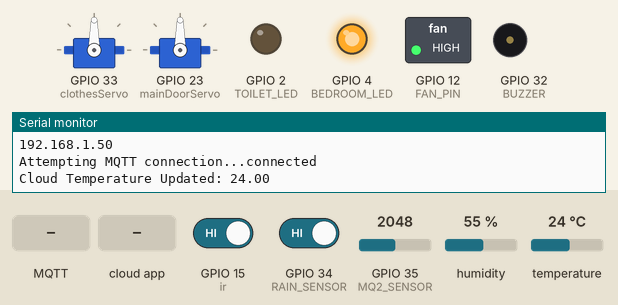
Bench run of a sketch on a simulated ESP32. On the bench: 2 × servo, switched loads named in the sketch (green lamp = pin HIGH), output pins drawn as LEDs (lit = HIGH), buzzer (waves = sounding), the last lines printed to the serial monitor. The inputs (shaded band) are chosen by the test bench; at power-on: temperature 24 °C, GPIO 34 (RAIN_SENSOR) HIGH, GPIO 15 (ir) HIGH, GPIO 35 (MQ2_SENSOR) = 2048, humidity 55 %. WiFi joins after 1.5 s; servers stay silent unless stated; random numbers use the default seed unless the sketch sets one; no MQTT or app messages arrive unless stated.

Above: at 6.5 s.
6.6 s: temperature set to 30.5 °C
12.8 s: temperature set to 31.6 °C
At 15.8 s:
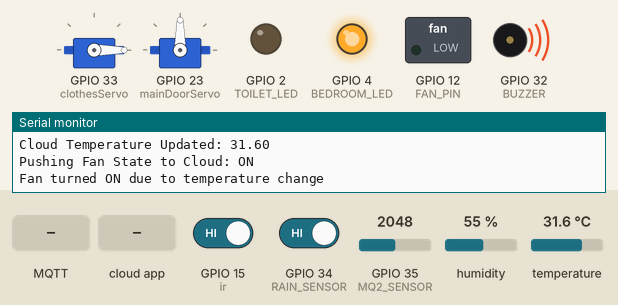
21.7 s: MQTT message "open" arrives on the first subscribed topic
26.9 s: GPIO 34 (RAIN_SENSOR) driven LOW
At 33.7 s:
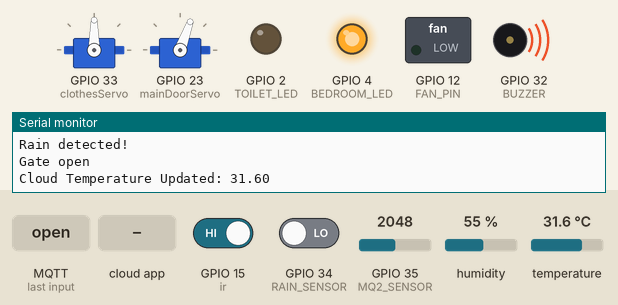
33.9 s: the phone or cloud app sets bedroom_light to 1
At 36.6 s:
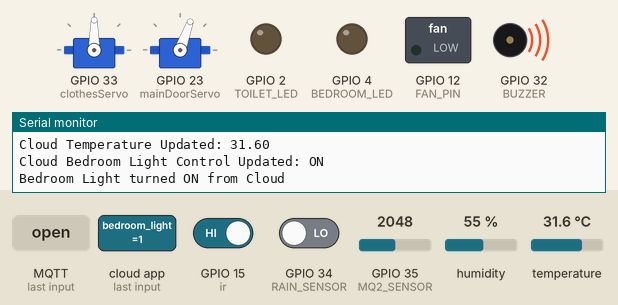
43.4 s: the phone or cloud app sets fan to 0
At 45.6 s:
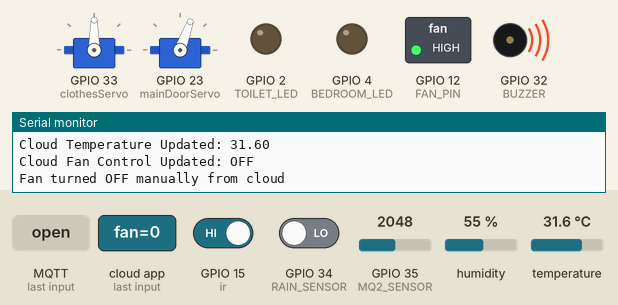
Timing chart, 0 to 53.4 s (numbered marks = the images above; inputs shaded):
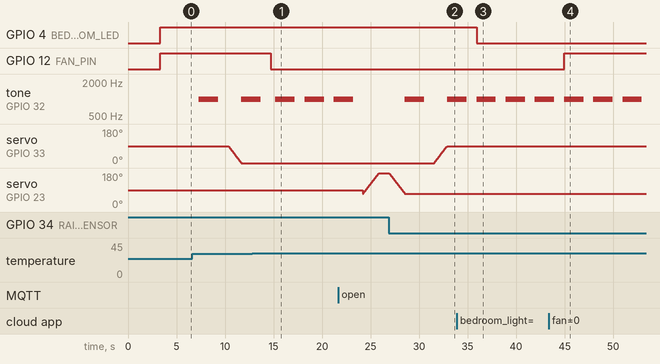

Measured:
- the behaviour switches between 31 and 31.1 °C on temperature (found by bisection; images 0 and 1)
- after the input at 12.8 s, GPIO 12 (FAN_PIN): HIGH → LOW after 1.9 s
- after the input at 26.9 s, servo on GPIO 33 (clothesServo): moves from 0° to 90° over 1.3 s, starting after 4.7 s
- after the input at 33.9 s, GPIO 4 (BEDROOM_LED): HIGH → LOW after 2.0 s
- after the input at 43.4 s, GPIO 12 (FAN_PIN): LOW → HIGH after 1.6 s
- by itself, tone on GPIO 32 (BUZZER): alternates 1000 Hz for 2.0 s and silent for 1.0 s

The sketch:

Home_Automation_nov06a.ino
```cpp
#include "arduino_secrets.h"
/*
  Sketch generated by the Arduino IoT Cloud Thing "Untitled"
  https://create.arduino.cc/cloud/things/edb6a3ea-c106-4669-a2ed-9437959980ba

  Arduino IoT Cloud Variables description

  The following variables are automatically generated and updated when changes are made to the Thing

  CloudSwitch fan;
  CloudSwitch bedroom_light;
  CloudTemperatureSensor temperature;

  Variables which are marked as READ/WRITE in the Cloud Thing will also have functions
  which are called when their values are changed from the Dashboard.
  These functions are generated with the Thing and added at the end of this sketch.
*/

#define BLYNK_TEMPLATE_ID "BLYNK_TEMPLATE_ID"
#define BLYNK_TEMPLATE_NAME "BLYNK_TEMPLATE_NAME"
#define BLYNK_AUTH_TOKEN "BLYNK_AUTH_TOKEN"
#define BLYNK_PRINT Serial

#include "thingProperties.h"
#include <WiFi.h>
#include <PubSubClient.h>
#include <BlynkSimpleEsp32.h>
#include <DHT.h>
#include <ESP32Servo.h>

WiFiClient espClient;
PubSubClient client(espClient);
BlynkTimer timer;

char auth[] = "BLYNK_AUTH_TOKEN";
char ssid[] = "WIFI_SSID";
char pass[] = "WIFI_PASSWORD";

// HiveMQ
const char* mqtt_server = "broker.mqtt-dashboard.com";
const char* unique_identifier = "HiveMQ_CLIENTID";


// Define the pins for RFID
#define SS_PIN 5     // Pin SS untuk ESP32
#define RST_PIN 22   // Pin RST untuk ESP32
#define SCK_PIN 18   // SCK pin untuk ESP32
#define MISO_PIN 21  // MISO pin untuk ESP32
#define MOSI_PIN 19  // MOSI pin untuk ESP32
#define VPIN_RAIN V1
#define VPIN_GAS V4

// define the GPIO connected with Sensors & Buzzer
#define MQ2_SENSOR 35
#define RAIN_SENSOR 34
#define BUZZER 32
// Relay connected to fan
#define FAN_PIN 12
//Connect Out pin to D15 in NODE MCU
#define DHTPIN 27
#define DHTTYPE DHT22
DHT dht(DHTPIN, DHTTYPE);


// Define LED pin
#define BEDROOM_LED 4  // Adjust this to the pin connected to your LED
#define TOILET_LED 2   // Adjust this to the pin connected to your LED


Servo clothesServo;   // Servo for clothes
Servo mainDoorServo;  // Servo for main door
int count = 0;
int CLOSE_ANGLE = 180;  // The closing angle of the servo motor arm
int OPEN_ANGLE = 70;    // The opening angle of the servo motor arm
int MQ2_SENSOR_Value = 0;
int RAIN_SENSOR_Value = 0;
int ir = 15;  // IR sensor pin
int x;

bool gateOpen = true;                         // Keeps track of whether the gate is open or closed
bool isFanOn = false;                         // Track the fan state for hysteresis
bool fanOverride = false;                     // Flag to track fan override state
bool ledOverride = false;                     // Flag to track led override state
bool blynkLedState = false;                   // Track the Blynk led switch state
bool blynkFanState = false;                   // Track the Blynk fan switch state
float temperatureThresholdOn = 31.0;          // Temperature threshold
float temperatureThresholdOff = 25.0;         // Temperature threshold
unsigned long lastTemperatureUpdate = 0;      // Store last update time
const long temperatureUpdateInterval = 2000;  // Update every 2 seconds

void setup() {
  // Initialize serial and wait for port to open:
  Serial.begin(115200);
  // This delay gives the chance to wait for a Serial Monitor without blocking if none is found
  delay(1500);
  WiFi.disconnect(true, true);  // Clear saved WiFi data
  // Initialize WiFi connection
  setup_wifi();  // Function to connect to WiFi

  // Initialize the MQTT client
  client.setServer(mqtt_server, 1883);  // Set the MQTT broker and port
  client.setCallback(callback);         // Set the MQTT message handler function

  Blynk.begin(auth, ssid, pass);
  dht.begin();

  pinMode(ir, INPUT);

  pinMode(BEDROOM_LED, OUTPUT);
  digitalWrite(BEDROOM_LED, HIGH);  // Initialize BEDROOM_LED as OFF

  pinMode(TOILET_LED, OUTPUT);
  digitalWrite(TOILET_LED, LOW);  // Initialize TOILET_LED as OFF

  pinMode(FAN_PIN, OUTPUT);
  digitalWrite(FAN_PIN, HIGH);  // Start with fan off

  pinMode(MQ2_SENSOR, INPUT);
  pinMode(RAIN_SENSOR, INPUT);
  pinMode(BUZZER, OUTPUT);

  clothesServo.attach(33);   // Attach clothes servo to pin 33
  mainDoorServo.attach(23);  // Attach main door servo to pin 23

  delay(2000);  // Give time for the sensor to stabilize

  // Set up a timer to check the IR sensor every 500 ms
  timer.setInterval(500L, checkIRSensor);
  timer.setInterval(2000L, handleGasSensor);
  timer.setInterval(2000L, handleRainSensor);

  // Defined in thingProperties.h
  initProperties();

  // Connect to Arduino IoT Cloud
  ArduinoCloud.begin(ArduinoIoTPreferredConnection);

  /*
     The following function allows you to obtain more information
     related to the state of network and IoT Cloud connection and errors
     the higher number the more granular information you’ll get.
     The default is 0 (only errors).
     Maximum is 4
 */
  setDebugMessageLevel(2);
  ArduinoCloud.printDebugInfo();
}

void loop() {
  if (!client.connected()) {
    reconnect();
  }
  ArduinoCloud.update();
  // Your code here
  client.loop();  // Keep the MQTT client connected and responsive
  Blynk.run();
  timer.run();  // Run the timer

  // Check if it's time to update temperature
  if (millis() - lastTemperatureUpdate >= temperatureUpdateInterval) {
    lastTemperatureUpdate = millis();  // Reset timer
    onTemperatureChange();  // Manually trigger temperature update
  }
}


/*
  Since LivingRoomLight is READ_WRITE variable, onLivingRoomLightChange() is
  executed every time a new value is received from IoT Cloud.
*/
BLYNK_WRITE(V2) {
  int blynkLedState = param.asInt();
  bedroom_light = blynkLedState;  // Update light state globally

  // Apply change to actual LED
  digitalWrite(BEDROOM_LED, bedroom_light ? LOW : HIGH);
  Serial.println(bedroom_light ? "Bedroom Light turned ON from Blynk" : "Bedroom Light turned OFF from Blynk");
}

void onBedroomLightChange() {
  Serial.print("Cloud Bedroom Light Control Updated: ");
  Serial.println(bedroom_light ? "ON" : "OFF");

  // Apply change to actual LED
  digitalWrite(BEDROOM_LED, bedroom_light ? LOW : HIGH);
  Serial.println(bedroom_light ? "Bedroom Light turned ON from Cloud" : "Bedroom Light turned OFF from Cloud");

  // Sync with Blynk
  Blynk.virtualWrite(V2, bedroom_light ? 1 : 0);
}


/*
  Since Fan is READ_WRITE variable, onFanChange() is
  executed every time a new value is received from IoT Cloud.
*/
void onFanChange() {
  Serial.print("Cloud Fan Control Updated: ");
  Serial.println(fan ? "ON" : "OFF");

  // Manually control fan based on the Cloud fan state, regardless of temperature
  fanOverride = fan;  // Set fanOverride to the value from the Cloud

  if (fanOverride) {
    digitalWrite(FAN_PIN, LOW);  // Turn fan ON
    Blynk.virtualWrite(V3, 1);  // Set Blynk switch to ON if fan is ON
    Serial.println("Fan turned ON manually from cloud");
  } else {
    digitalWrite(FAN_PIN, HIGH);  // Turn fan OFF
    Blynk.virtualWrite(V3, 0);  // Set Blynk switch to OFF if fan is OFF
    Serial.println("Fan turned OFF manually from cloud");
  }

  // Synchronize Blynk with Cloud if fan is manually controlled
  if (!fanOverride) {  // Only update Blynk if no manual override
    Blynk.virtualWrite(V3, fan ? 1 : 0);
  }
}

void pushFanStateToCloud() {
  Serial.print("Pushing Fan State to Cloud: ");
  Serial.println(fan ? "ON" : "OFF");

  // Manually trigger the cloud update
  ArduinoCloud.update();  // Ensures fan state is sent to Google Cloud
}


/*
  Since Temperature is READ_WRITE variable, onTemperatureChange() is
  executed every time a new value is received from IoT Cloud.
*/

void onTemperatureChange() {
  float h = dht.readHumidity();
  float t = dht.readTemperature();

  if (isnan(h) || isnan(t)) {
    Serial.println("Failed to read from DHT sensor!");
    return;
  }

  // Send data to Blynk
  Blynk.virtualWrite(V0, t);
  // Only update the cloud temperature variable
  temperature = t;  // Sync temperature with cloud
  Serial.print("Cloud Temperature Updated: ");
  Serial.println(temperature);

  // Use temperature to control the fan if Blynk override is OFF
  if (!fanOverride) {
    if (temperature > temperatureThresholdOn && !isFanOn) {
      digitalWrite(FAN_PIN, LOW);  // Turn fan ON
      isFanOn = true;              // Update fan state

      if (fan != true) {           // Only update if value is different
        fan = true;                // Update cloud fan state
        delay(500);                 // Small delay to ensure cloud processes change
        pushFanStateToCloud();      // Force update to cloud
      }

      Blynk.virtualWrite(V3, 1);   // Set Blynk switch to ON
      Serial.println("Fan turned ON due to temperature change");
    } else if (temperature < temperatureThresholdOff && isFanOn) {
      digitalWrite(FAN_PIN, HIGH);  // Turn fan OFF
      isFanOn = false;              // Update fan state

      if (fan != false) {           // Only update if value is different
        fan = false;                // Update cloud fan state
        delay(500);                 // Small delay to ensure cloud processes change
        pushFanStateToCloud();      // Force update to cloud
      }

      Blynk.virtualWrite(V3, 0);   // Set Blynk switch to OFF
      Serial.println("Fan turned OFF due to temperature change");
    }
  }
}


// Blynk write function for virtual pin V3 (linked to the fan)
BLYNK_WRITE(V3) {
  blynkFanState = param.asInt();  // Update blynkSwitchState based on Blynk switch (0 = off, 1 = on)
  fan = blynkFanState;    // Set fanOverride flag based on switch

  digitalWrite(FAN_PIN, fan ? LOW : HIGH);

  // Synchronize the Cloud state with Blynk when fan is controlled by Blynk
  if (!fanOverride) {
    Blynk.virtualWrite(V3, blynkFanState);  // Sync with cloud if fan is manually controlled from Blynk
  } else {
    Blynk.virtualWrite(V3, blynkFanState);  // Ensure the Blynk state matches the manual control
  }

  Serial.print("Fan Override: ");
  Serial.println(fan ? "ON" : "OFF");
}

void handleGasSensor() {
  // Read and map MQ2 sensor value to a percentage
  MQ2_SENSOR_Value = map(analogRead(MQ2_SENSOR), 0, 4095, 0, 100);

  // Trigger the buzzer if gas concentration is above threshold
  if (MQ2_SENSOR_Value > 15){//50) {
    tone(BUZZER, 1000);
    delay(1500);
    tone(BUZZER, 1000);
    delay(500);
    noTone(BUZZER);
    delay(1000);

    // Log event and update Blynk with gas detected message
    Blynk.logEvent("gas", "Gas Detected!");
  }

  // Send gas sensor data to Blynk
  Blynk.virtualWrite(VPIN_GAS, MQ2_SENSOR_Value);
}

void handleRainSensor() {
  // Read rain sensor value
  RAIN_SENSOR_Value = digitalRead(RAIN_SENSOR);

  if (RAIN_SENSOR_Value == 0) {  // Rain detected
    Serial.println("Rain detected!");

    // Log event and update Blynk with rain detected message
    Blynk.logEvent("rain", "Rain Detected!");
    Blynk.virtualWrite(VPIN_RAIN, "Rain Detected!");

    // Close the gate only if it's open
    // Open the gate only if it's closed
    if (!gateOpen) {
      for (int pos = 0; pos <= 90; pos += 1) {
        clothesServo.write(pos);
        delay(15);
      }
      gateOpen = true;  // Update the gate state to open
      Serial.println("Gate open");
    }
  } else {  // No rain detected
    //Serial.println("No rain detected.");
    Blynk.virtualWrite(VPIN_RAIN, "No Rain Detected.");

    if (gateOpen) {
      for (int pos = 90; pos >= 0; pos -= 1) {
        clothesServo.write(pos);
        delay(15);
      }
      gateOpen = false;  // Update the gate state to closed
      Serial.println("Gate closed");
    }
  }
}

// Function to check the IR sensor and update LED based on IR sensor and Blynk switch state
void checkIRSensor() {
  x = digitalRead(ir);  // Read IR sensor

  // Control LED based on IR sensor
  if (x == 0) {                      // If IR sensor is triggered (obstacle detected)
    digitalWrite(TOILET_LED, HIGH);  // Turn LED ON

  } else {                          // No obstacle detected
    digitalWrite(TOILET_LED, LOW);  // Turn LED OFF
  }
}


void reconnect() {
  // Loop until we're reconnected
  while (!client.connected()) {
    Serial.print("Attempting MQTT connection...");
    // Attempt to connect
    String clientId = "HiveMQ_CLIENTID";
    clientId += String(random(0xffff), HEX);
    // Attempt to connect
    if (client.connect(clientId.c_str())) {
      Serial.println("connected");
      // Subscribe
      client.subscribe("open_door");
    } else {
      Serial.print("failed, rc=");
      Serial.print(client.state());
      Serial.println(" try again in 5 seconds");
      // Wait 5 seconds before retrying
      delay(5000);
    }
  }
}


void setup_wifi() {
  delay(10);
  // We start by connecting to a WiFi network
  Serial.println();
  Serial.println(WiFi.macAddress());

  Serial.print("Connecting to ");
  Serial.println(ssid);

  WiFi.begin(ssid, pass);

  while (WiFi.status() != WL_CONNECTED) {
    delay(500);
    Serial.print(".");
  }

  Serial.println("");
  Serial.println("WiFi connected");
  Serial.println("IP address: ");
  Serial.println(WiFi.localIP());
}

void callback(char* topic, byte* payload, unsigned int length) {
  String message;
  for (int i = 0; i < length; i++) {
    message += (char)payload[i];
  }

  if (String(topic) == "open_door" && message == "open") {
    // Open the gate gradually
    for (int pos = OPEN_ANGLE; pos <= CLOSE_ANGLE; pos += 1) {
      mainDoorServo.write(pos);
      delay(15);
    }

    delay(1000);  // Keep the gate open for a moment

    // Close the gate gradually
    for (int pos = CLOSE_ANGLE; pos >= OPEN_ANGLE; pos -= 1) {
      mainDoorServo.write(pos);
      delay(15);
    }
  } else {
    Blynk.logEvent("unauthorized_face_detected", "Unauthorized Face Detected!");
    for (int i = 0; i < 10; i++) {  // Beep 10 times
      tone(BUZZER, 1000);           // Start the buzzer
      delay(300);                   // Beep duration
      noTone(BUZZER);               // Stop the buzzer
      delay(200);                   // Pause between beeps
    }
  }
}
```

arduino_secrets.h
```cpp
// ARDUINO CLOUD
#define SECRET_DEVICE_KEY "SECRET_DEVICE_KEY"
#define SECRET_OPTIONAL_PASS "WIFI_PASSWORD"
#define SECRET_SSID "WIFI_SSID"
```

thingProperties.h
```cpp
// Code generated by Arduino IoT Cloud, DO NOT EDIT.

#include <ArduinoIoTCloud.h>
#include <Arduino_ConnectionHandler.h>

const char DEVICE_LOGIN_NAME[]  = "ASSOCIATED_DEVICE_ID";

const char SSID[]               = SECRET_SSID;    // Network SSID (name)
const char PASS[]               = SECRET_OPTIONAL_PASS;    // Network password (use for WPA, or use as key for WEP)
const char DEVICE_KEY[]  = SECRET_DEVICE_KEY;    // Secret device password

void onBedroomLightChange();
void onFanChange();
void onTemperatureChange();

CloudSwitch bedroom_light;
CloudSwitch fan;
CloudTemperatureSensor temperature;

void initProperties(){

  ArduinoCloud.setBoardId(DEVICE_LOGIN_NAME);
  ArduinoCloud.setSecretDeviceKey(DEVICE_KEY);
  ArduinoCloud.addProperty(bedroom_light, READWRITE, ON_CHANGE, onBedroomLightChange);
  ArduinoCloud.addProperty(fan, READWRITE, ON_CHANGE, onFanChange);
  ArduinoCloud.addProperty(temperature, READWRITE, ON_CHANGE, onTemperatureChange);

}

WiFiConnectionHandler ArduinoIoTPreferredConnection(SSID, PASS);
```
